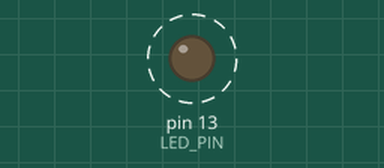
The sketch below on a simulated Arduino Uno, built with avr-gcc and run on an emulated ATmega328P. On the bench: output pins drawn as LEDs (lit = HIGH). Dashed ring = blinking. What the sketch prints to the serial monitor is not drawn.

Above: at 0.2 s.
Timing chart, 0 to 3.0 s (numbered marks = the images above):
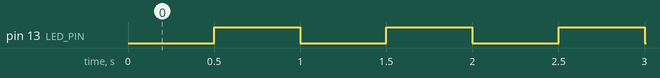

The sketch:

_____.ino
```cpp
/*
 * 实验名称：定时器中断
 * 实验目的：使用 Timer1 定时器中断，精确控制时间
 *
 * 需要安装库：TimerOne
 * 安装方法：Arduino IDE → 工具 → 管理库 → 搜索 "TimerOne"
 *
 * 硬件连接：
 *   LED → D13
 *
 * 知识点：
 *   - 硬件定时器：独立于 CPU 运行，精度高
 *   - Timer1：16位定时器，可设置 1μs ~ 8.3s 周期
 *   - 定时器中断不受 delay() 影响
 */

#include <TimerOne.h>

const int LED_PIN = 13;
volatile bool ledState = false;
volatile unsigned long interruptCount = 0;

void setup() {
  pinMode(LED_PIN, OUTPUT);
  Serial.begin(9600);
  Serial.println("定时器中断实验");

  // 初始化 Timer1，设置周期为 500000 微秒（0.5秒）
  Timer1.initialize(500000);

  // 注册定时器中断回调函数
  Timer1.attachInterrupt(timerISR);

  Serial.println("定时器已启动，LED 每 0.5 秒切换一次");
}

void loop() {
  // 主循环做其他事情，不影响 LED 闪烁
  Serial.print("中断次数: ");
  Serial.print(interruptCount);
  Serial.print(" | LED: ");
  Serial.println(ledState ? "亮" : "灭");
  delay(1000);
}

// 定时器中断服务函数
void timerISR() {
  ledState = !ledState;
  digitalWrite(LED_PIN, ledState);
  interruptCount++;
}
```

Measured:
- by itself, pin 13 (LED_PIN): alternates HIGH for 0.50 s and LOW for 0.50 s
